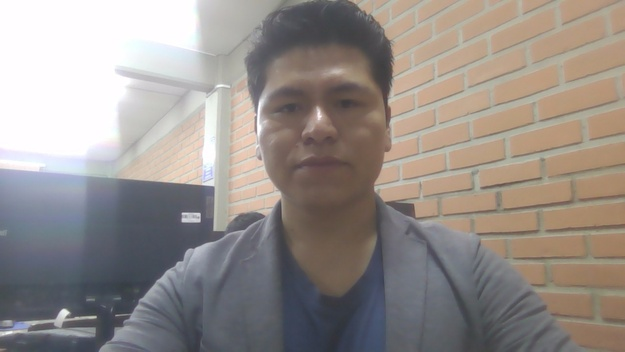
#> input picture WIN_20240229_19_22_48_Pro.jpg, 625 x 352 px, shrunk from 1280 x 720 before the run, found by its file name
$ jupyter execute HistogramsAndMore.ipynb
#> lines starting #> are read from the running program, lines starting #| are printed output that depends on the picture; after the words box and inside, x2 and y2 are one past the last pixel; in counts of white or black regions, pixels touching at a corner belong together
[cell 1]
import cv2
import matplotlib.pyplot as plt

def histograma(imagen):
    histo = cv2.calcHist([imagen],[0],None,[128],[0,128])

    plt.figure(figsize=(12, 4))
    plt.plot(histo, color = "purple")
    plt.title('HISTOGRAMA')
    plt.xlabel('Intensidad de pixel')
    plt.ylabel('Frecuencia')

img = cv2.imread('WIN_20240229_19_22_48_Pro.JPG', 0)
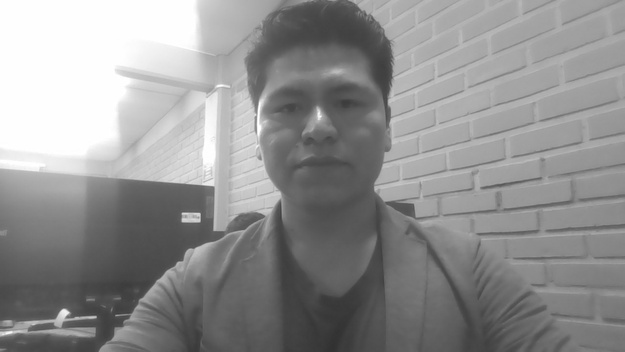
#> img: shape (352, 625); min 49, max 255, mean 144.7
histograma(img)
#> in histograma, `histo = cv2.calcHist([imagen],[0],None,[128],[0,128])`: histo = 128 values, max 2263 at index 97, min 0 at index 0, mean 762.4
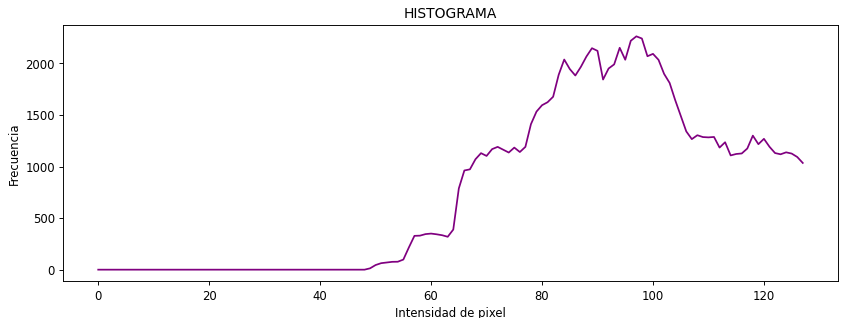
#> figure drawn by matplotlib, 1 panel; curve peaks at x = 97, y = 2263

Binarización

[cell 2]
import cv2
import matplotlib.pyplot as plt

img = cv2.imread('WIN_20240229_19_22_48_Pro.JPG', 0)
_,umbralbi = cv2.threshold(img,127,255,cv2.THRESH_BINARY) #Aplicando binarización
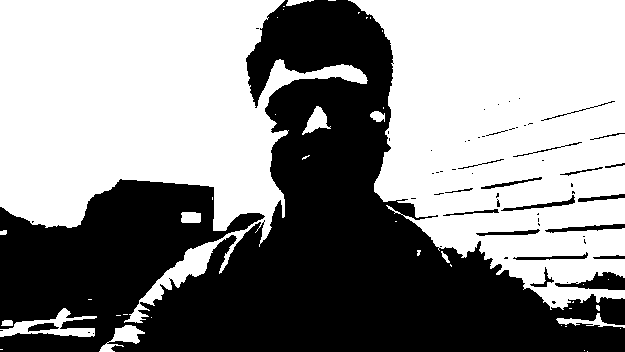
#> umbralbi: shape (352, 625); 55.6% white; 61 black regions (41 under 20 px), largest, box (x1, y1, x2, y2) and area: (0, 0, 625, 352) 94482, (555, 272, 625, 290) 662, (545, 224, 625, 233) 318
_,umbral_inverso = cv2.threshold(img,127,255,cv2.THRESH_BINARY_INV) #Aplicando binarización inversa

img2 = cv2.imread('Shar.JPG', 0)
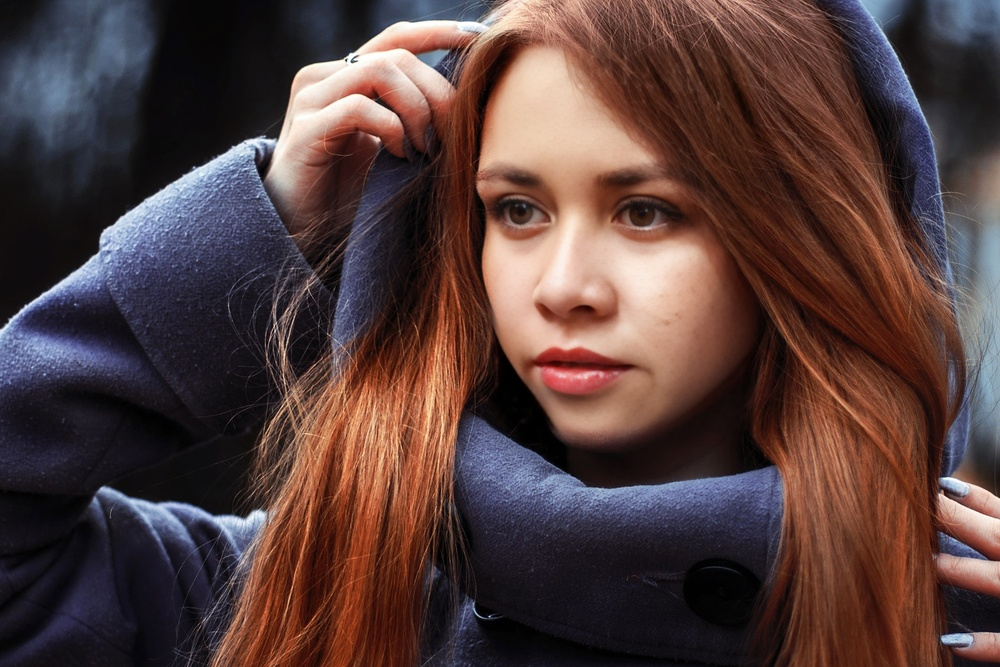
#> input picture Shar.jpg, 1000 x 667 px, shrunk from 2048 x 1365 before the run, found by its file name
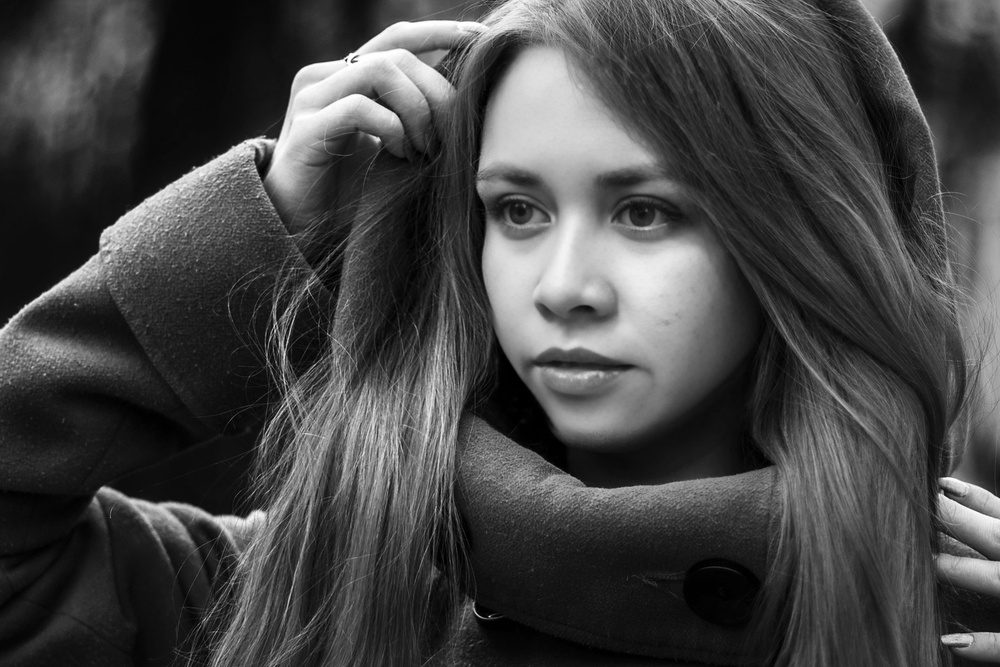
#> img2: shape (667, 1000); min 0, max 255, mean 68.6
_,umbralbi2 = cv2.threshold(img2,128,255,cv2.THRESH_BINARY) #Aplicando binarización
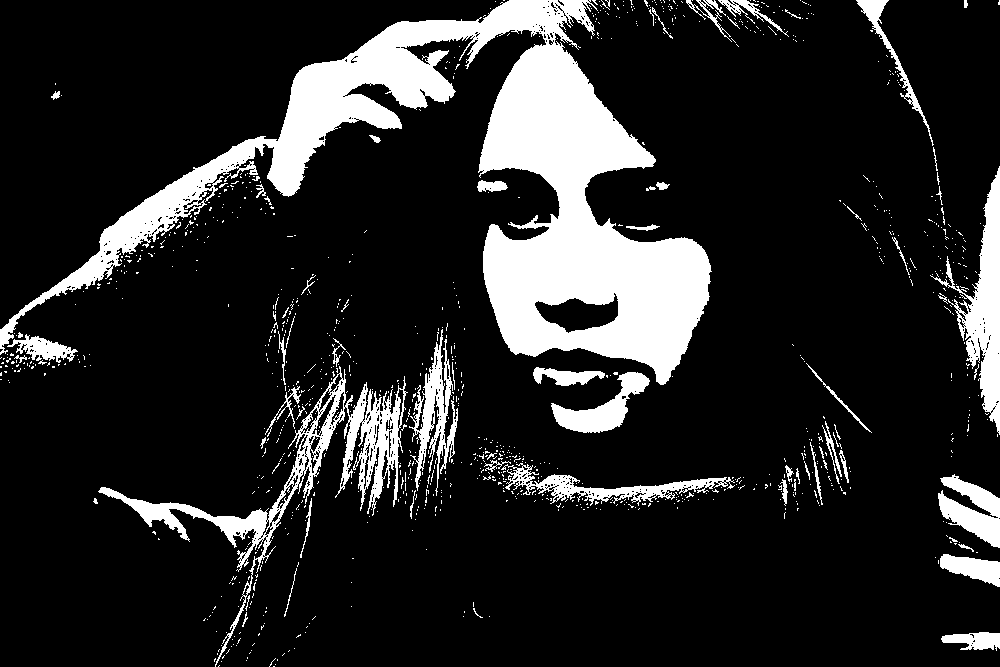
#> umbralbi2: shape (667, 1000); 15.2% white; 1077 white regions (1012 under 20 px), largest, box (x1, y1, x2, y2) and area: (0, 0, 712, 385) 65082, (98, 366, 408, 667) 9434, (930, 166, 1000, 435) 5517
_,umbral_inverso2 = cv2.threshold(img2,128,255,cv2.THRESH_BINARY_INV) #Aplicando binarización inversa

plt.figure(figsize=(9,3))

plt.subplot(131)
plt.imshow(img,cmap="gray")
plt.title("Original")

plt.subplot(132)
plt.imshow(umbralbi,cmap="gray")
plt.title("Binary")

plt.subplot(133)
plt.imshow(umbral_inverso,cmap="gray")
plt.title("Binary Inverse")

plt.show

plt.figure(figsize=(9,3))

plt.subplot(131)
plt.imshow(img2,cmap="gray")
plt.title("Original")

plt.subplot(132)
plt.imshow(umbralbi2,cmap="gray")
plt.title("Binary")

plt.subplot(133)
plt.imshow(umbral_inverso2,cmap="gray")
plt.title("Binary Inverse")

plt.show

Umbrales Adaptativos

[cell 3]
import cv2
import matplotlib.pyplot as plt

img = cv2.imread("Shar.JPG",0)
umbral_adaptive = cv2.adaptiveThreshold(img,255,cv2.ADAPTIVE_THRESH_MEAN_C, cv2.THRESH_BINARY,9,3)
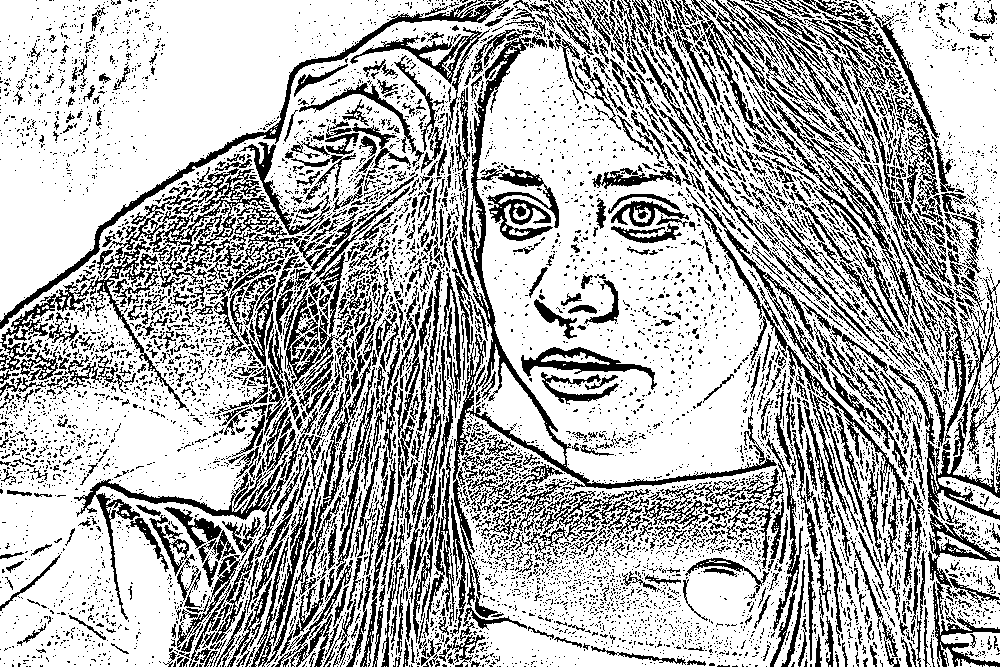
#> umbral_adaptive: shape (667, 1000); 70% white; black in thin lines or dots
umbral_adaptive_gaus = cv2.adaptiveThreshold(img,255,cv2.ADAPTIVE_THRESH_GAUSSIAN_C, cv2.THRESH_BINARY,9,3)
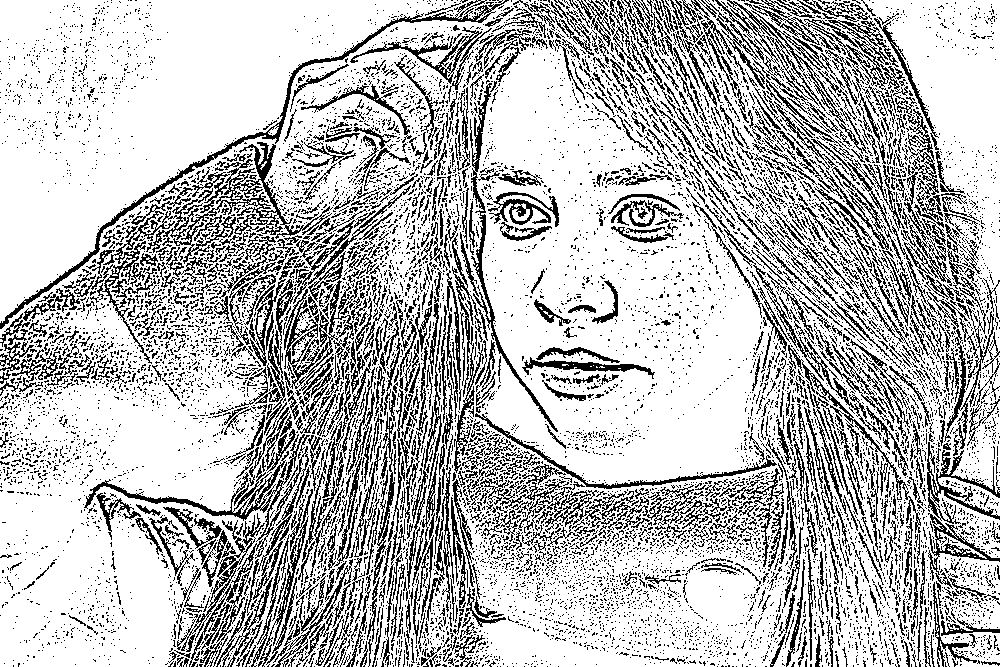
#> umbral_adaptive_gaus: shape (667, 1000); 74.2% white; black in thin lines or dots

plt.figure(figsize=(9,3))

plt.subplot(131)
plt.imshow(img,cmap="gray")
plt.title("Original")

plt.subplot(132)
plt.imshow(umbral_adaptive,cmap="gray")
plt.title("Adaptive Umbral")

plt.subplot(133)
plt.imshow(umbral_adaptive_gaus,cmap="gray")
plt.title("Gaussian Umbral")

plt.show

Histograms, Binarization and Thresholding

[cell 4]
import cv2
import matplotlib.pyplot as plt

img = cv2.imread('Shar.JPG', 0)
histo = cv2.calcHist([img],[0],None,[255],[0,255]) #Histograma
#> histo = 255 values, max 12016 at index 17, min 138 at index 244, mean 2615.1
_,umbralbi = cv2.threshold(img,127,255,cv2.THRESH_BINARY) #Aplicando binarización
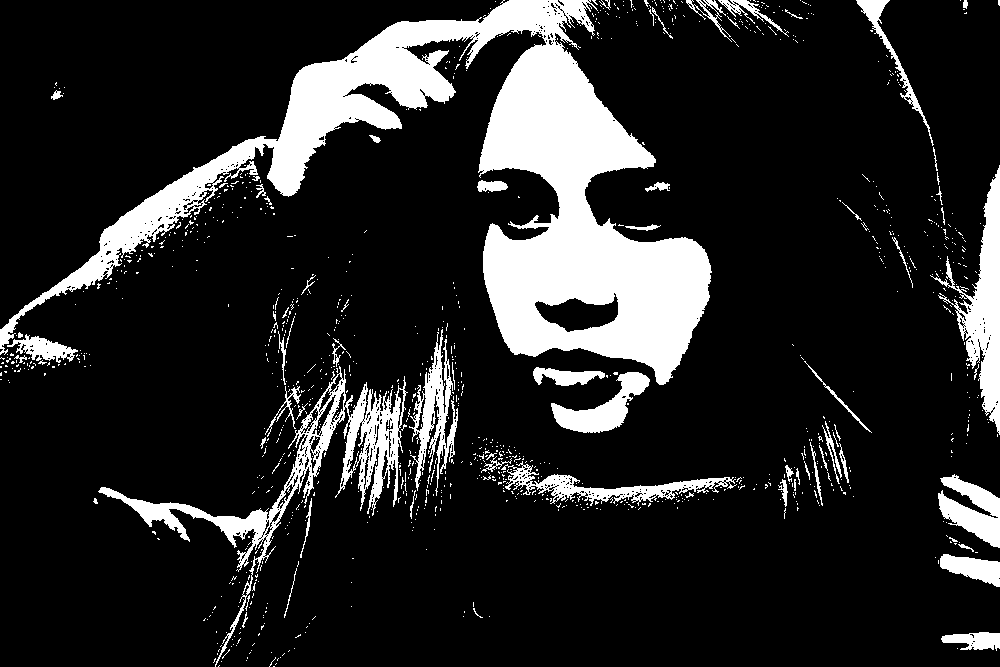
#> umbralbi: shape (667, 1000); 15.5% white; 1097 white regions (1031 under 20 px), largest, box (x1, y1, x2, y2) and area: (0, 0, 712, 385) 65454, (98, 366, 408, 667) 9630, (930, 165, 1000, 435) 5643
_,umbral_inverso = cv2.threshold(img,127,255,cv2.THRESH_BINARY_INV) #Aplicando binarización inversa
umbral_adaptive = cv2.adaptiveThreshold(img,255,cv2.ADAPTIVE_THRESH_MEAN_C, cv2.THRESH_BINARY,9,3) #Aplicando Umbrales Adaptativos
umbral_adaptive_gaus = cv2.adaptiveThreshold(img,255,cv2.ADAPTIVE_THRESH_GAUSSIAN_C, cv2.THRESH_BINARY,9,3) #Aplicando Umbrales Adaptativos Gausseanos

plt.figure(figsize=(9,3))

plt.subplot(131)
plt.imshow(img,cmap="gray")
plt.title("Original")

plt.subplot(132)
plt.plot(histo, color = "purple")
plt.title('HISTOGRAMA')
plt.xlabel('Intensidad de pixel')
plt.ylabel('Frecuencia')

plt.subplot(133)
plt.imshow(umbralbi,cmap="gray")
plt.title("Binary")

plt.show

plt.figure(figsize=(9,3))

plt.subplot(131)
plt.imshow(umbral_inverso,cmap="gray")
plt.title("Binary Inverse")

plt.subplot(132)
plt.imshow(umbral_adaptive,cmap="gray")
plt.title("Adaptive Umbral")

plt.subplot(133)
plt.imshow(umbral_adaptive_gaus,cmap="gray")
plt.title("Gaussian Umbral")

plt.show
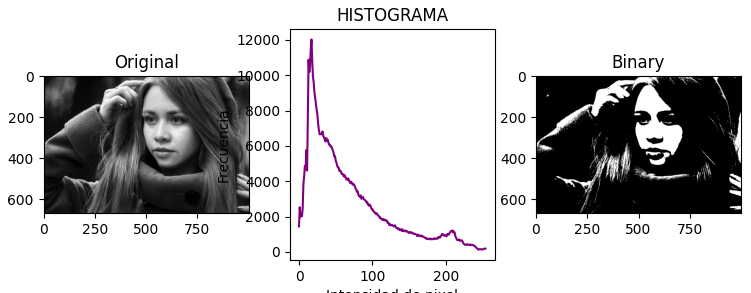
#> figure drawn by matplotlib, 3 panels; panel 2: curve peaks at x = 17, y = 12016
